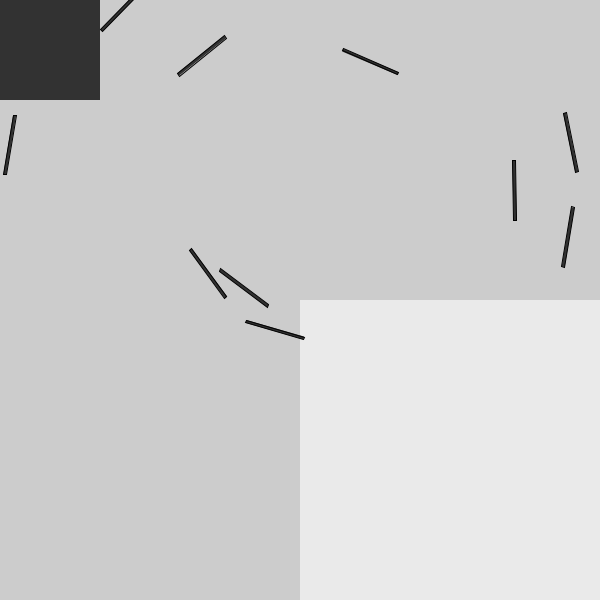
Frame 1 (no input)
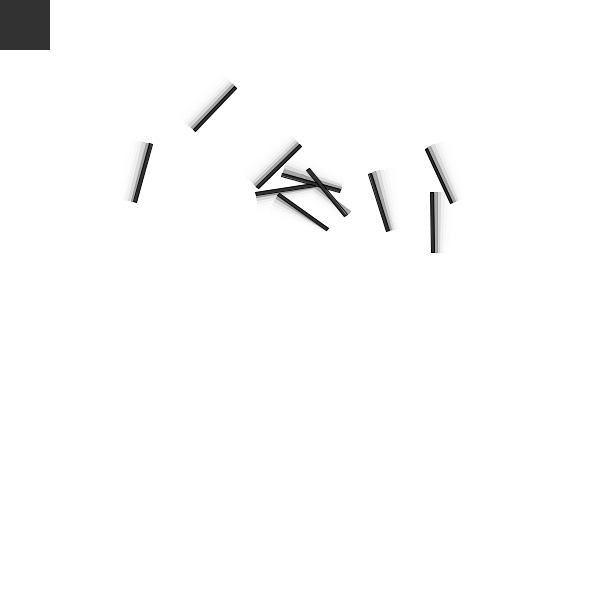
Frame 60 (the mouse pressed at the canvas centre just before this capture)
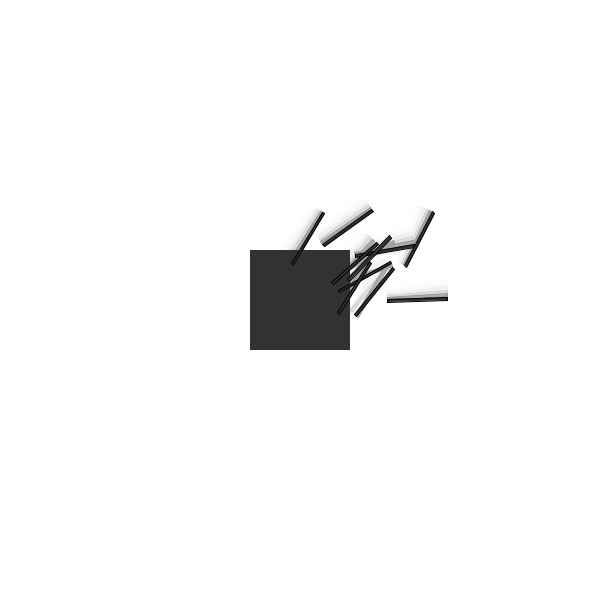
Frame 120 (the mouse held since frame 60 and released just before this capture)

The Processing sketch that drew these frames (run headless with seeded random() and noise(); from frame 60 on, the mouse is pressed at the canvas centre):

// Processing sketch: DrumstickWFluidresistance
// ── DrumstickWFluidresistance.pde
ArrayList<veh> vs;
PVector pos, nOff ;

L l ;


void setup(){
  size(600,600);
  surface.setResizable(true);
  
  pos  = new PVector (width/2, height/2);
  nOff = new PVector(random(10000),random(10000));
  
  l = new L(floor(width/2),floor(height/2) , 100,100,1);
  
  vs = new ArrayList<veh>();
  for(int i = 0 ; i < 10 ; i++){
    vs.add(new veh(random(width),random(height)));
  }
}

void draw(){
  //background(255);
  pushMatrix();
  translate(width/2,height/2);
  fill(255,150);
  noStroke();
  rect(0,0,width,height);
  noFill();
  popMatrix();
  
  l.show(mouseX, mouseY);
  
  pos.x = map(noise(nOff.x),0,1,0,width);
  pos.y = map(noise(nOff.y),0,1,0,height);
  nOff.add(0.01,0.01,0);
    
 
  for(veh v :vs){
    v.aB(vs,pos);
    v.update();
    v.show();
    if (l.contains(v,mouseX,mouseY)) {
      // Calculate drag force
      PVector dragForce = l.drag(v);
      // Apply drag force to Mover
      v.aF(dragForce);
    }
  }
  
  
}

void mouseDragged(){
  vs.add(new veh(mouseX, mouseY));
}

// ── Liquid.pde
class L {
  float x,y,h,w,co ;
  PVector Lpos ;
  
  L(float x_,float y_, float h_ , float w_, float co_){
    Lpos = new PVector(x_, y_);
     h = h_ ; w = w_ ; co = co_ ;
  }
  
  boolean contains(veh m, float Lx , float Ly){
    PVector l = m.pos;
    return l.x>Lx && l.x < Lx+ w && l.y > Ly && l.y <Ly+h;
  }
  
  PVector drag(veh m){
    float s = m.vel.mag();   // speed
    float dM = co *s*s ; // drag magnitude = co * speed square
    
    PVector dF = m.vel.get();
    dF.mult(-1);
    
    dF.normalize();
    dF.mult(dM);
    return dF ;
  }
  
  void show(float Lx,float Ly){
  noStroke();
  fill(50);
  rect(Lx,Ly,w,h);
  }
  
}

// ── veh.pde
class  veh {
  PVector pos, acc, vel ;
  float r, mF, mS ;

  veh(float x_, float y_) {
    pos = new PVector(x_, y_);
    vel = new PVector(0, 0);
    acc = new PVector(0, 0);
    mS = 3 ;
    mF = 0.2 ;
    r = 6 ;
  }
  
    void aF(PVector f_){
    acc.add(f_);
  }
  
  void aB(ArrayList<veh> veh_, PVector pos_){
    PVector sF = seperate(veh_);
    PVector seekF = seek(new PVector(pos_.x,pos_.y ));
    sF.mult(2.5);
    seekF.mult(0.5);
    aF(sF);
    aF(seekF);
  
  }
  
  PVector seek(PVector t_){
    PVector des = PVector.sub(t_,pos);
    des.normalize();
    des.mult(mS);
    PVector S = PVector.sub(des,vel);
    S.limit(mF);
    return S ;  
  }
  
  PVector seperate(ArrayList<veh> vs){
    float dS = r*3 ;
    PVector sum = new PVector();
    int count = 0;
    for(veh o: vs){
      float d = PVector.dist(pos,o.pos);
      if((d>0)&&(d <dS)){
        PVector diff = PVector.sub(pos,o.pos);
        diff.normalize();
        diff.div(d);
        sum.add(diff);
        count ++ ;
      }
    }
    
    if(count> 0){
      sum.div(count);
      sum.normalize();
      sum.mult(mS);
      sum.sub(vel);
      sum.limit(mF);
    }
    return sum ;
  }  
  
  void update(){
    vel.add(acc);
    vel.limit(mS);
    pos.add(vel);
    acc.mult(0);    
  }


  void show() {
    rectMode(CENTER);
    stroke(0);
    float t = vel.heading2D();
    pushMatrix();
    translate(pos.x, pos.y);
    rotate(t);
    rect(0, 0, r/2, r*10);
    popMatrix();
  }
}
